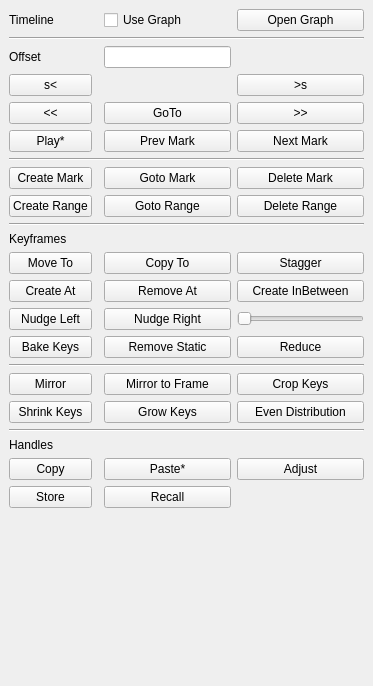
<?xml version="1.0" encoding="UTF-8"?>
<ui version="4.0">
 <class>MainWindow</class>
 <widget class="QMainWindow" name="MainWindow">
  <property name="geometry">
   <rect>
    <x>0</x>
    <y>0</y>
    <width>373</width>
    <height>686</height>
   </rect>
  </property>
  <property name="windowTitle">
   <string>MainWindow</string>
  </property>
  <widget class="QWidget" name="centralwidget">
   <layout class="QGridLayout" name="gridLayout_2">
    <item row="1" column="0">
     <layout class="QGridLayout" name="gridLayout">
      <item row="7" column="2">
       <widget class="QPushButton" name="pushButton_17">
        <property name="toolTip">
         <string>Create Marker</string>
        </property>
        <property name="text">
         <string>Create Mark</string>
        </property>
       </widget>
      </item>
      <item row="4" column="5">
       <widget class="QPushButton" name="pushButton_3">
        <property name="toolTip">
         <string>Jump forward by offset value</string>
        </property>
        <property name="text">
         <string>&gt;&gt;</string>
        </property>
       </widget>
      </item>
      <item row="7" column="4">
       <widget class="QPushButton" name="pushButton_18">
        <property name="toolTip">
         <string>Go To specific Marker</string>
        </property>
        <property name="text">
         <string>Goto Mark</string>
        </property>
       </widget>
      </item>
      <item row="12" column="2">
       <widget class="QPushButton" name="pushButton_4">
        <property name="toolTip">
         <string>Move selected keys by a specific amount of frames</string>
        </property>
        <property name="text">
         <string>Move To</string>
        </property>
       </widget>
      </item>
      <item row="17" column="5">
       <widget class="QPushButton" name="pushButton_21">
        <property name="toolTip">
         <string>Removes keyframes outside of the selection</string>
        </property>
        <property name="text">
         <string>Crop Keys</string>
        </property>
       </widget>
      </item>
      <item row="14" column="5">
       <widget class="QSlider" name="horizontalSlider">
        <property name="toolTip">
         <string>This slider interpolates between the two adjacent key values.
Click Create Inbetween again to exit the adjustment mode.</string>
        </property>
        <property name="orientation">
         <enum>Qt::Horizontal</enum>
        </property>
       </widget>
      </item>
      <item row="21" column="5">
       <widget class="QPushButton" name="pushButton_37">
        <property name="text">
         <string>Adjust</string>
        </property>
       </widget>
      </item>
      <item row="12" column="5">
       <widget class="QPushButton" name="pushButton_34">
        <property name="text">
         <string>Stagger</string>
        </property>
       </widget>
      </item>
      <item row="4" column="2">
       <widget class="QPushButton" name="pushButton">
        <property name="toolTip">
         <string>Jump backward by offset</string>
        </property>
        <property name="text">
         <string>&lt;&lt;</string>
        </property>
       </widget>
      </item>
      <item row="16" column="2" colspan="4">
       <widget class="Line" name="line_3">
        <property name="orientation">
         <enum>Qt::Horizontal</enum>
        </property>
       </widget>
      </item>
      <item row="27" column="2">
       <spacer name="verticalSpacer">
        <property name="orientation">
         <enum>Qt::Vertical</enum>
        </property>
        <property name="sizeHint" stdset="0">
         <size>
          <width>20</width>
          <height>40</height>
         </size>
        </property>
       </spacer>
      </item>
      <item row="17" column="4">
       <widget class="QPushButton" name="pushButton_16">
        <property name="text">
         <string>Mirror to Frame</string>
        </property>
       </widget>
      </item>
      <item row="5" column="5">
       <widget class="QPushButton" name="pushButton_13">
        <property name="toolTip">
         <string>Jump to next marker</string>
        </property>
        <property name="text">
         <string>Next Mark</string>
        </property>
       </widget>
      </item>
      <item row="15" column="5">
       <widget class="QPushButton" name="pushButton_14">
        <property name="toolTip">
         <string>Reduces the amount of keyframes</string>
        </property>
        <property name="text">
         <string>Reduce</string>
        </property>
       </widget>
      </item>
      <item row="17" column="2">
       <widget class="QPushButton" name="pushButton_15">
        <property name="text">
         <string>Mirror</string>
        </property>
       </widget>
      </item>
      <item row="19" column="2" colspan="4">
       <widget class="Line" name="line_5">
        <property name="orientation">
         <enum>Qt::Horizontal</enum>
        </property>
       </widget>
      </item>
      <item row="2" column="2">
       <widget class="QLabel" name="label">
        <property name="text">
         <string>Offset</string>
        </property>
       </widget>
      </item>
      <item row="13" column="5">
       <widget class="QPushButton" name="pushButton_8">
        <property name="toolTip">
         <string>Create Inbetween Keyframe:

Mode 1: If two keys are selected, a key is inserted in between
Mode 2: If a single key is selected, the key value can be adjusted to the adjacent keys</string>
        </property>
        <property name="text">
         <string>Create InBetween</string>
        </property>
       </widget>
      </item>
      <item row="8" column="5">
       <widget class="QPushButton" name="pushButton_30">
        <property name="toolTip">
         <string>Delete Timeline Range</string>
        </property>
        <property name="text">
         <string>Delete Range</string>
        </property>
       </widget>
      </item>
      <item row="0" column="5">
       <widget class="QPushButton" name="pushButton_23">
        <property name="text">
         <string>Open Graph</string>
        </property>
       </widget>
      </item>
      <item row="14" column="2">
       <widget class="QPushButton" name="pushButton_9">
        <property name="toolTip">
         <string>Moves the selected key one frame to the left</string>
        </property>
        <property name="text">
         <string>Nudge Left</string>
        </property>
       </widget>
      </item>
      <item row="14" column="4">
       <widget class="QPushButton" name="pushButton_10">
        <property name="toolTip">
         <string>Moves the selected key one frame to the right</string>
        </property>
        <property name="text">
         <string>Nudge Right</string>
        </property>
       </widget>
      </item>
      <item row="3" column="5">
       <widget class="QPushButton" name="pushButton_32">
        <property name="toolTip">
         <string>Jump forward by a second</string>
        </property>
        <property name="text">
         <string>&gt;s</string>
        </property>
       </widget>
      </item>
      <item row="12" column="4">
       <widget class="QPushButton" name="pushButton_5">
        <property name="toolTip">
         <string>Copy (Offset) selected keys by a specified number of frames</string>
        </property>
        <property name="text">
         <string>Copy To</string>
        </property>
       </widget>
      </item>
      <item row="15" column="2">
       <widget class="QPushButton" name="pushButton_11">
        <property name="toolTip">
         <string>Lets you bake down keys at different intervals</string>
        </property>
        <property name="text">
         <string>Bake Keys</string>
        </property>
       </widget>
      </item>
      <item row="13" column="4">
       <widget class="QPushButton" name="pushButton_7">
        <property name="toolTip">
         <string>Removes key at specific frame</string>
        </property>
        <property name="text">
         <string>Remove At</string>
        </property>
       </widget>
      </item>
      <item row="5" column="4">
       <widget class="QPushButton" name="pushButton_12">
        <property name="toolTip">
         <string>Jump to previous marker</string>
        </property>
        <property name="text">
         <string>Prev Mark</string>
        </property>
       </widget>
      </item>
      <item row="0" column="4">
       <widget class="QCheckBox" name="checkBox">
        <property name="toolTip">
         <string>Evaluates the graph instead of playbar</string>
        </property>
        <property name="text">
         <string>Use Graph</string>
        </property>
       </widget>
      </item>
      <item row="10" column="2" colspan="4">
       <widget class="Line" name="line_2">
        <property name="orientation">
         <enum>Qt::Horizontal</enum>
        </property>
       </widget>
      </item>
      <item row="2" column="4">
       <widget class="QLineEdit" name="lineEdit">
        <property name="toolTip">
         <string>Offset value in frames to jump backward/forward</string>
        </property>
       </widget>
      </item>
      <item row="4" column="4">
       <widget class="QPushButton" name="pushButton_2">
        <property name="toolTip">
         <string>Go to specific frame</string>
        </property>
        <property name="text">
         <string>GoTo</string>
        </property>
       </widget>
      </item>
      <item row="5" column="2">
       <widget class="QPushButton" name="pushButton_20">
        <property name="toolTip">
         <string>Play Timeline (Right click for options)</string>
        </property>
        <property name="text">
         <string>Play*</string>
        </property>
       </widget>
      </item>
      <item row="20" column="2">
       <widget class="QLabel" name="label_4">
        <property name="text">
         <string>Handles</string>
        </property>
       </widget>
      </item>
      <item row="21" column="2">
       <widget class="QPushButton" name="pushButton_35">
        <property name="text">
         <string>Copy</string>
        </property>
       </widget>
      </item>
      <item row="21" column="4">
       <widget class="QPushButton" name="pushButton_36">
        <property name="text">
         <string>Paste*</string>
        </property>
       </widget>
      </item>
      <item row="3" column="2">
       <widget class="QPushButton" name="pushButton_31">
        <property name="toolTip">
         <string>Jump backward by a second</string>
        </property>
        <property name="text">
         <string>s&lt;</string>
        </property>
       </widget>
      </item>
      <item row="6" column="2" colspan="4">
       <widget class="Line" name="line_4">
        <property name="orientation">
         <enum>Qt::Horizontal</enum>
        </property>
       </widget>
      </item>
      <item row="8" column="2">
       <widget class="QPushButton" name="pushButton_28">
        <property name="toolTip">
         <string>Create Timeline Range</string>
        </property>
        <property name="text">
         <string>Create Range</string>
        </property>
       </widget>
      </item>
      <item row="0" column="2">
       <widget class="QLabel" name="label_2">
        <property name="text">
         <string>Timeline</string>
        </property>
       </widget>
      </item>
      <item row="8" column="4">
       <widget class="QPushButton" name="pushButton_29">
        <property name="toolTip">
         <string>Set Timeline Range</string>
        </property>
        <property name="text">
         <string>Goto Range</string>
        </property>
       </widget>
      </item>
      <item row="7" column="5">
       <widget class="QPushButton" name="pushButton_19">
        <property name="toolTip">
         <string>Delete Marker</string>
        </property>
        <property name="text">
         <string>Delete Mark</string>
        </property>
       </widget>
      </item>
      <item row="25" column="2">
       <widget class="QPushButton" name="pushButton_26">
        <property name="text">
         <string>Store</string>
        </property>
       </widget>
      </item>
      <item row="1" column="2" colspan="4">
       <widget class="Line" name="line">
        <property name="orientation">
         <enum>Qt::Horizontal</enum>
        </property>
       </widget>
      </item>
      <item row="25" column="4">
       <widget class="QPushButton" name="pushButton_27">
        <property name="text">
         <string>Recall</string>
        </property>
       </widget>
      </item>
      <item row="13" column="2">
       <widget class="QPushButton" name="pushButton_6">
        <property name="toolTip">
         <string>Create key at specified frame at current value</string>
        </property>
        <property name="text">
         <string>Create At</string>
        </property>
       </widget>
      </item>
      <item row="11" column="2">
       <widget class="QLabel" name="label_3">
        <property name="text">
         <string>Keyframes</string>
        </property>
       </widget>
      </item>
      <item row="15" column="4">
       <widget class="QPushButton" name="pushButton_22">
        <property name="toolTip">
         <string>Removes Keys for static channel values</string>
        </property>
        <property name="text">
         <string>Remove Static</string>
        </property>
       </widget>
      </item>
      <item row="18" column="4">
       <widget class="QPushButton" name="pushButton_24">
        <property name="text">
         <string>Grow Keys</string>
        </property>
       </widget>
      </item>
      <item row="18" column="2">
       <widget class="QPushButton" name="pushButton_25">
        <property name="text">
         <string>Shrink Keys</string>
        </property>
       </widget>
      </item>
      <item row="18" column="5">
       <widget class="QPushButton" name="pushButton_33">
        <property name="toolTip">
         <string>Distributes keys evenly between 1st and last selected Key.</string>
        </property>
        <property name="text">
         <string>Even Distribution</string>
        </property>
       </widget>
      </item>
     </layout>
    </item>
   </layout>
  </widget>
 </widget>
 <resources/>
 <connections/>
</ui>
